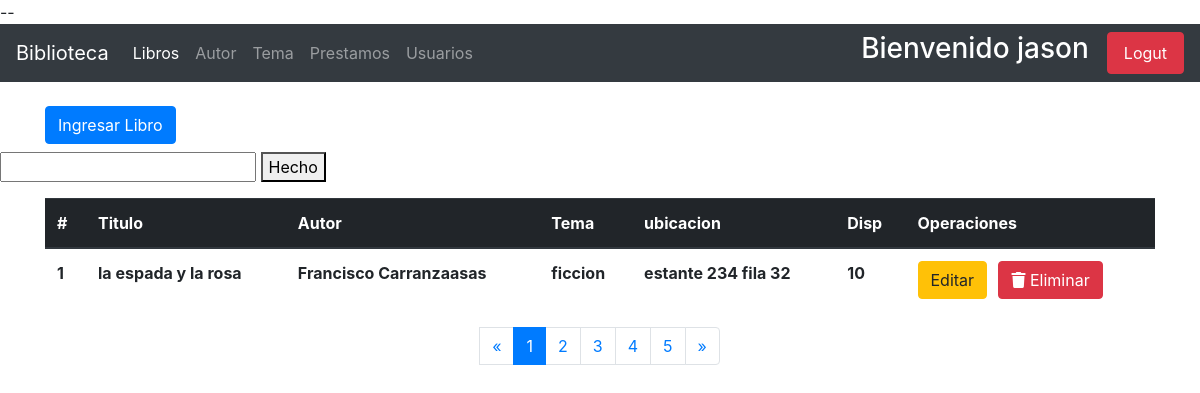
/libros/index-admin/ (signed in), run on an earlier commit of the app's database.
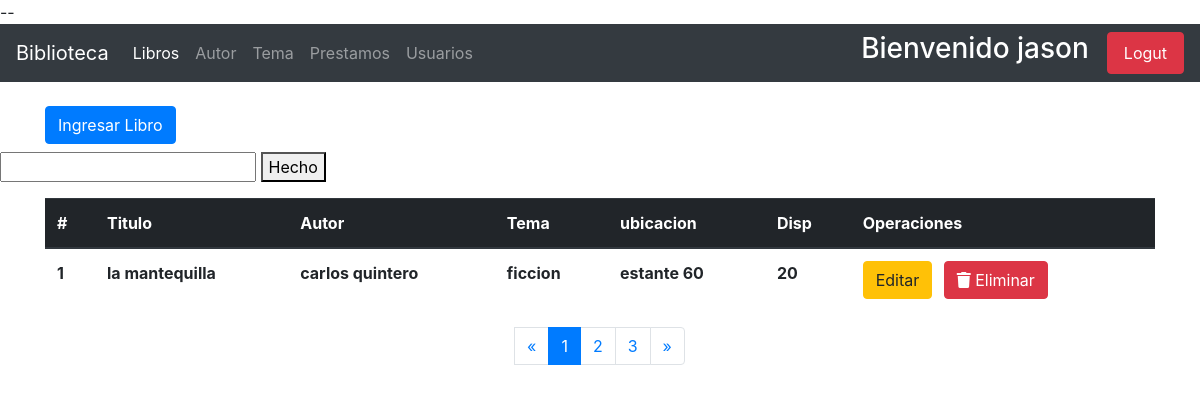
And on a later commit of the database.
### apps/libros/models.py (models this page shows, shortened)
class Libros(models.Model):
    titulo = models.CharField(_('titulo'), max_length=150)
    autor = models.ForeignKey(Author, on_delete=models.PROTECT)
    tema = models.ForeignKey(Temas, on_delete=models.PROTECT)
    ubicacion = models.CharField(_('ubicacion'), max_length=200)
    disponibles = models.PositiveIntegerField(_('libros disponibles'), default=1)
    fecha_registro = models.DateField(_('Fecha de ingreso'), default=now())
    class Meta:
        ordering = ['id']
        verbose_name_plural = 'Libros'

### apps/autores/models.py (models this page shows)
class Author(models.Model):
    nombre = models.CharField(_('nombre'), max_length=150)
    apellido = models.CharField(_('apellido'), max_length=150)
    nacionalidad = models.ForeignKey(Pais, on_delete=models.CASCADE)
    genero = models.BooleanField(_('genero'), default=True, choices=[
        (True, 'masculino'),
        (False, 'femenino')
    ])
    nacimiento = models.DateField(_('fecha de nacimiento'))
    fallecimiento = models.DateField(_('fecha de fallecimiento'),null=True, blank=True)
    fecha_registro = models.DateField(_('fecha de registro'), default=now())
    def __str__(self):
        return f'{self.nombre} {self.apellido}'

### apps/temas/models.py (models this page shows)
class Temas(models.Model):
    tema = models.CharField(_('tema'), max_length=200)
    fecha_ingreso = models.DateField(_('fecha_ingreso'), default=now())
    class Meta:
        verbose_name_plural = 'Temas'
    def __str__(self):
        return self.tema

### apps/libros/views.py (the view)
# urls.py: path('index-admin/', local_views.AdminBookList.as_view(), name='admin_index'),
class AdminBookList(AdminMixin, ListView):
    model = Libros
    context_object_name = 'Libro'
    paginate_by = 1
    template_name_suffix = '_list_admin'
    queryset = Libros.objects.all()

### usuarios/mixins.py (called while the page is built)
def _user_mixin(group_name):
    class Mixin(LoginRequiredMixin, UserPassesTestMixin):
        login_url = reverse_lazy('usuarios:index')
        def test_func(self):
            user = self.request.user
            if user.is_superuser:
                return True
            group = Group.objects.get(name=group_name)
            return group in user.groups.all()
    return Mixin

### apps/libros/templates/libros/libros_list_admin.html (shortened to what this page needs)
{% extends "base.html" %}
{% block navbar_items %}
    <li class="nav-item active">
        <a class="nav-link" href="{% url 'book:admin_index' %}"> Libros <span class="sr-only">(current)</span></a>
    </li>
    <li class="nav-item">
        <a class="nav-link" href="{% url 'autor:autores-admin' %}"> Autor </a>
    </li>
    <li class="nav-item">
        <a class="nav-link" href="{% url 'temas:temas-admin' %}"> Tema </a>
    </li>
    <li class="nav-item">
        <a href="#" class="nav-link"> Prestamos </a>
    </li>
    <li class="nav-item">
        <a class="nav-link" href="{% url 'usuarios:list-users' %}" > Usuarios </a>
    </li>
{% endblock navbar_items %}
{% block content %}
    <div class="container mt-4">
        <a href="{% url 'book:crear-libro' %}" class="btn btn-primary">Ingresar Libro </a>
    </div>
        <form method="GET" class=" mt-2 justify-content-center">
            <input type="text" name="paginate_by" >
            <button type="submit"> Hecho</button>
        </form>
    <div class="container">
        <table class="table table-hover mt-3" id="table-controller">
            <thead class="thead-dark">
                <tr>
                    <th scope="col"> # </th>
                    <th scope="col"> Titulo </th>
                    <th scope="col"> Autor </th>
                    <th scope="col"> Tema </th>
                    <th scope="col"> ubicacion </th>
                    <th scope="col"> Disp </th>
                    <th scope="col"> Operaciones </th>
                </tr>
            </thead>
            <tbody>
                {% for libro in Libro %}
                    <tr>
                        <th scope="col"> {{ forloop.counter }}</th>
                        <th> {{ libro.titulo }} </th>
                        <th> {{ libro.autor }} </th>
                        <th> {{ libro.tema }} </th>
                        <th> {{ libro.ubicacion }} </th>
                        <th> {{ libro.disponibles }} </th>
                        <th> <a href="{% url 'book:editar-libro' libro.id %}"  class="btn btn-warning"> Editar </a> &nbsp; <a href="{% url 'book:eliminar-libro' libro.id %}" class="btn btn-danger"><i class="fas fa-trash"></i> Eliminar</a></th>
                    </tr>
                {% endfor %}
            </tbody>
        </table>
            <nav aria-label="Page navigation example">
                <ul class="pagination justify-content-center">
                    {% if page_obj.has_previous %}
                        <li class="page-item"> <a href="?page={{ page_obj.previous_page_number }}" class="page-link" aria-label="Previous">&laquo;</a></li>
                    {% else %}
                    <li class="disabled"><span class="page-link">&laquo; </span> </li>
                    {% endif %}
                    {% for i in paginator.page_range %}
                        {% if page_obj.number == i %}
                            <li class="active page-item"><span class="page-link"> {{ i }} <span class="sr-only">current</span></span></li>
                        {% else %}
                            <li class="page-item"><a href="?page={{ i }}" class="page-link"> {{ i }} </a></li>
                        {% endif %}
                    {% endfor %}
                    {% if page_obj.has_next %}
                        <li class="page-item"><a href="?page={{ page_obj.next_page_number }}" class="page-link">&raquo;</a></li>
                    {% else %}
                        <li class="disabled" class="page-item"> <span class="page-link">&raquo;</span> </li>
                    {% endif %}
                </ul>
            </nav>
    </div>
{% endblock %}

What changed in the data, as far as the page shows it:
removed Libros: titulo "la espada y la rosa", autor "Francisco Carranzaasas", tema "ficcion", ubicacion "estante 234 fila 32", disponibles "10"
now on this page (row unchanged): Libros: titulo "la mantequilla", autor "carlos quintero", tema "ficcion", ubicacion "estante 60", disponibles "20"
Also different on the page:
list line gone: "4"
list line gone: "5"
